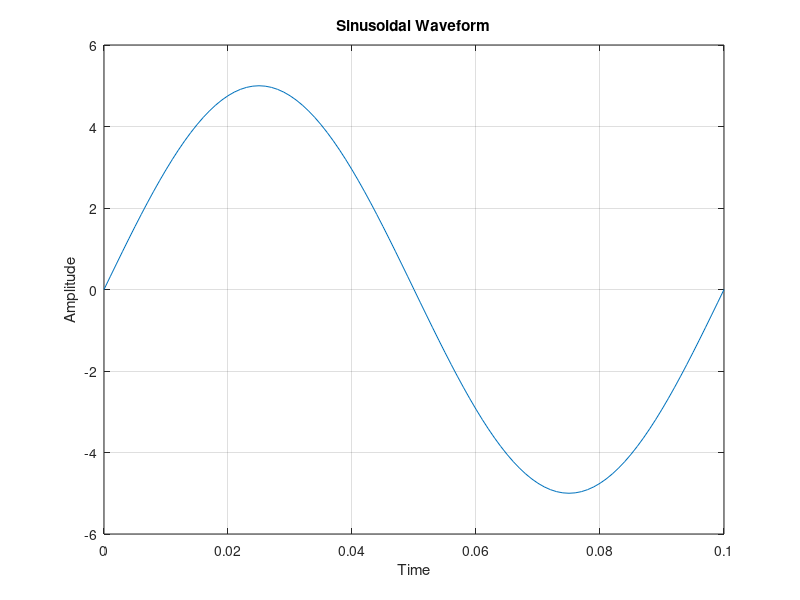

This figure's MATLAB source:
clc;
close all;
clear all;
f=10;
T=1/f;
t=0:T/100:T;
Am=5;
y=Am*sin(2*pi*f*t);
plot(t,y);
xlabel('Time');
ylabel('Amplitude');
title('Sinusoidal Waveform');
grid on;